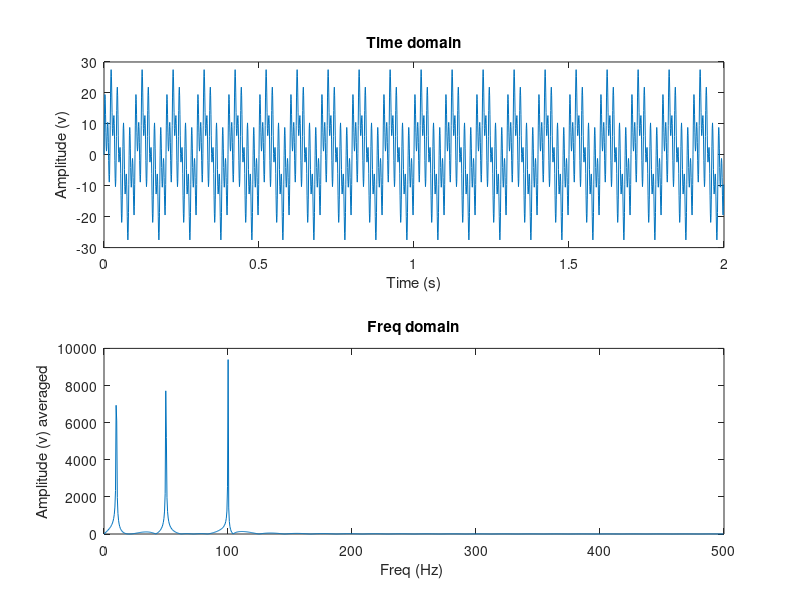

The MATLAB source for this figure:
fs=1000; %sampling frequency
ts=1/fs; %sampling period or timestep between two points

%Total time period is denoted as dt. Here, the time starts at t=0s, the
%time interval is ts, takes total of 2s time period basically
dt=0:ts:2-ts; 

f1=10;
f2=50;
f3=100;

y1=10*sin(2*pi*f1*dt);
y2=10*sin(2*pi*f2*dt);
y3=10*sin(2*pi*f3*dt);
y4=y1+y2+y3;

% subplot(4,1,1);
% plot(dt,y1,'r');
% 
% subplot(4,1,2);
% plot(dt,y2,'r');
% 
% subplot(4,1,3);
% plot(dt,y3,'r');
% 
% subplot(4,1,4);
% plot(dt,y4,'r');

%plot(dt,y4,'r');

len=length(y4); % length of time (total time of the data) 
len_converted=2^nextpow2(len); % length converted to the nearest power of 2
freq_domain= fft(y4,len_converted); % transforming into frequency domain 
freq_domain_1_cycle=freq_domain(1:len_converted/2); %taking only 1 cycle, as fft is symmetric 
% convert every data point on x axis, from time domain to freq domain
%the formula is:
% a point on x_axis in time domain * sampling frequency / length of samples
x_axis=(0:len_converted/2 -1)* fs/len_converted;

%plot(x_axis,abs(freq_domain_1_cycle))%this is not completely correct becuase we have not well defined the x axis valus



subplot(2,1,1);
plot(dt,y4);
xlabel('Time (s)');
ylabel('Amplitude (v)');
title('Time domain');

subplot(2,1,2);
plot(x_axis,abs(freq_domain_1_cycle));
xlabel('Freq (Hz) ');
ylabel('Amplitude (v) averaged');
title('Freq domain');



